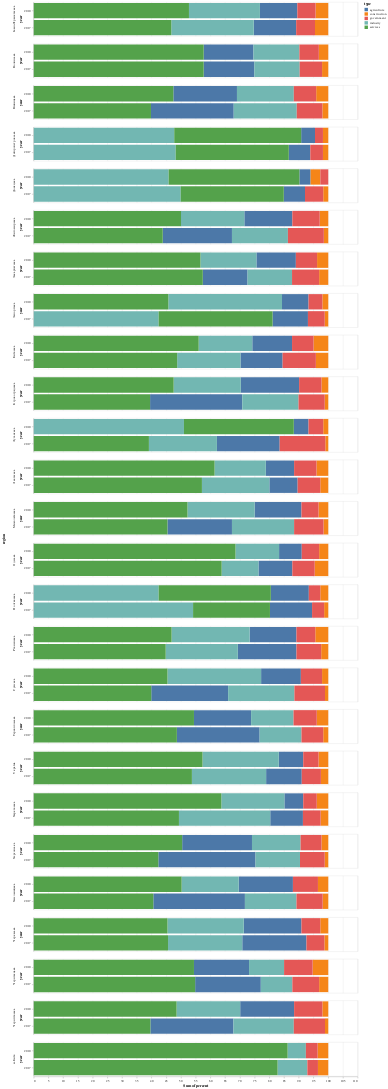

This figure's notebook cell:
### Markdown cell above
**На даній візуалізації видно як саме змінилася структура ВДВ у кожній області - адже всі галузі посортовані по їх відсотковій кількості. Для того щоб дізнатися відсоток конкретної галузі я додала тултіп до кожного прямокутника - з назвою галузі та його відсотком. Хоч на цій візуалізації складно візуально оцінити як змінився відсоток конкретної галузі, але вона дозволяє оцінити саме структуру ВДВ в області загалом.**

### Code cell
alt.Chart(new_df).mark_bar().encode(
    x = alt.X('percent:Q', aggregate = 'sum', sort=alt.Sort(field="percent")),
    y = alt.Y('year:N'),
    order=alt.Order(
      # Sort the segments of the bars by this field
      'percent',
      sort='descending'
    ),
    color = alt.Color('type:N'),
    row = alt.Row('region:N'),
    tooltip = [alt.Tooltip('type'), alt.Tooltip('percent')],
).properties(width = 950, height = 100)

### Figure 1 — Vega-Lite specification as saved in the notebook (floating-point values rounded to 4 significant figures; data arrays with more than 128 entries replaced by an {"elided": "..."} marker saying what was removed)
{"config": {"view": {"continuousWidth": 400, "continuousHeight": 300}}, "data": {"name": "data-dce56739b4ac6b01e1c8b745404341ff"}, "mark": "bar", "encoding": {"color": {"type": "nominal", "field": "type"}, "order": {"type": "quantitative", "field": "percent", "sort": "descending"}, "row": {"type": "nominal", "field": "region"}, "tooltip": [{"type": "nominal", "field": "type"}, {"type": "quantitative", "field": "percent"}], "x": {"type": "quantitative", "aggregate": "sum", "field": "percent", "sort": {"field": "percent"}}, "y": {"type": "nominal", "field": "year"}}, "height": 100, "width": 950, "$schema": "https://vega.github.io/schema/vega-lite/v4.8.1.json", "datasets": {"data-dce56739b4ac6b01e1c8b745404341ff": {"elided": "260 records"}}}
